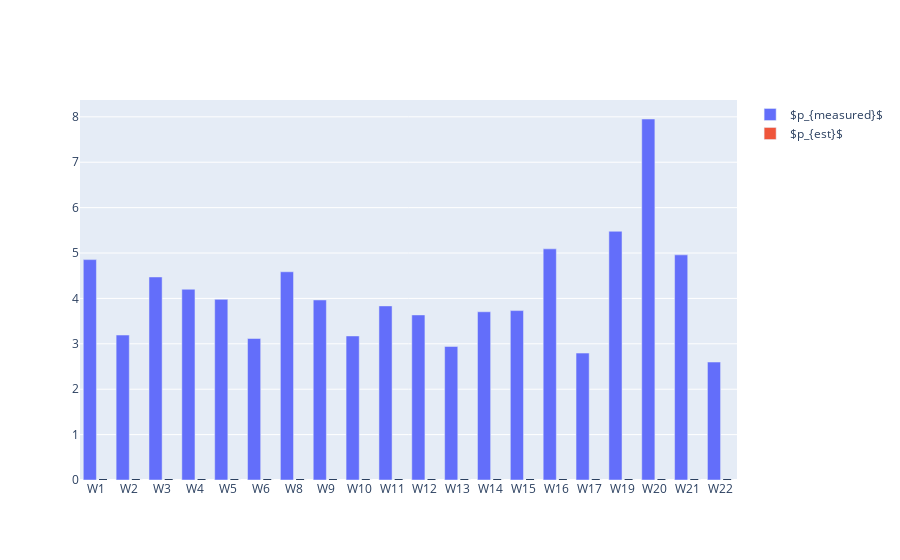

The notebook cell saved with this chart:
### Code cell
ind = dataset.workers
x_labels = np.char.add(np.full(dataset.num_workers, "W"), np.char.mod('%d', ind+1))
fig = go.Figure()
fig.add_trace(go.Bar(y=dataset.get_measured_error_rates_for_workers(dataset.workers)*100, name=r'$p_{measured}$', x=x_labels))
fig.add_trace(go.Bar(y=ps*100, name=r'$p_{est}$', error_y=dict(type='data', array=confs*100), x=x_labels))
fig.update_layout(barmode='group')
fig.show()
fig.write_image('figure.png', scale=2)

### Figure 1 — Plotly figure (JSON) as saved in the notebook; plotly's stock layout.template omitted (floating-point values rounded to 4 significant figures)
{"data": [{"name": "$p_{measured}$", "x": ["W1", "W2", "W3", "W4", "W5", "W6", "W8", "W9", "W10", "W11", "W12", "W13", "W14", "W15", "W16", "W17", "W19", "W20", "W21", "W22"], "y": [4.855, 3.193, 4.473, 4.202, 3.98, 3.117, 4.587, 3.966, 3.173, 3.835, 3.636, 2.942, 3.706, 3.732, 5.092, 2.796, 5.479, 7.952, 4.96, 2.598], "type": "bar"}, {"error_y": {"array": [0.0, 0.0, 0.0, 0.0, 0.0, 0.0, 0.0, 0.0, 0.0, 0.0, 0.0, 0.0, 0.0, 0.0, 0.0, 0.0, 0.0, 0.0, 0.0, 0.0], "type": "data"}, "name": "$p_{est}$", "x": ["W1", "W2", "W3", "W4", "W5", "W6", "W8", "W9", "W10", "W11", "W12", "W13", "W14", "W15", "W16", "W17", "W19", "W20", "W21", "W22"], "y": [0.0, 0.0, 0.0, 0.0, 0.0, 0.0, 0.0, 0.0, 0.0, 0.0, 0.0, 0.0, 0.0, 0.0, 0.0, 0.0, 0.0, 0.0, 0.0, 0.0], "type": "bar"}], "layout": {"barmode": "group"}}
